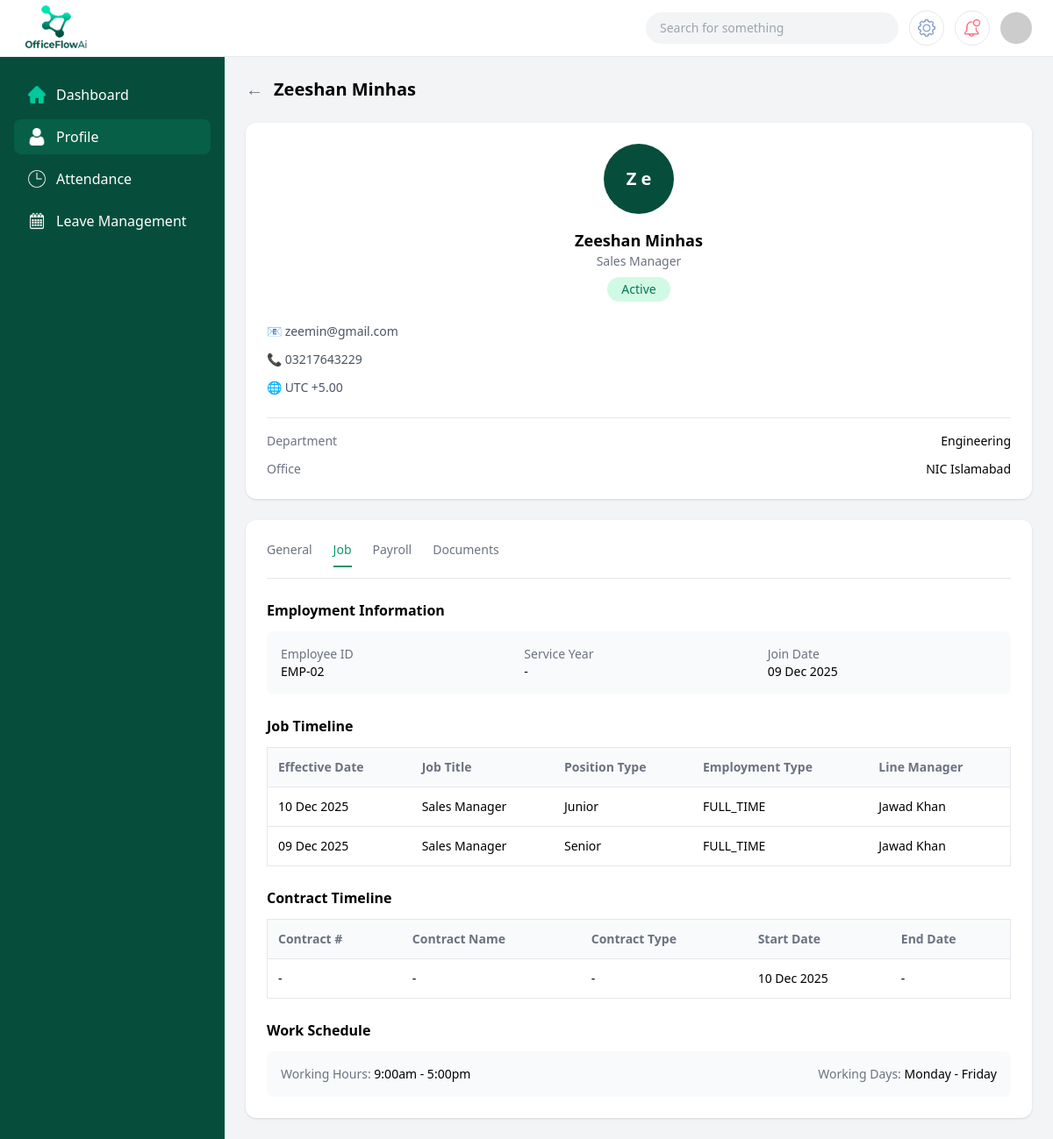
The app's page /employees/EMP-02/job/ (signed in), older data.
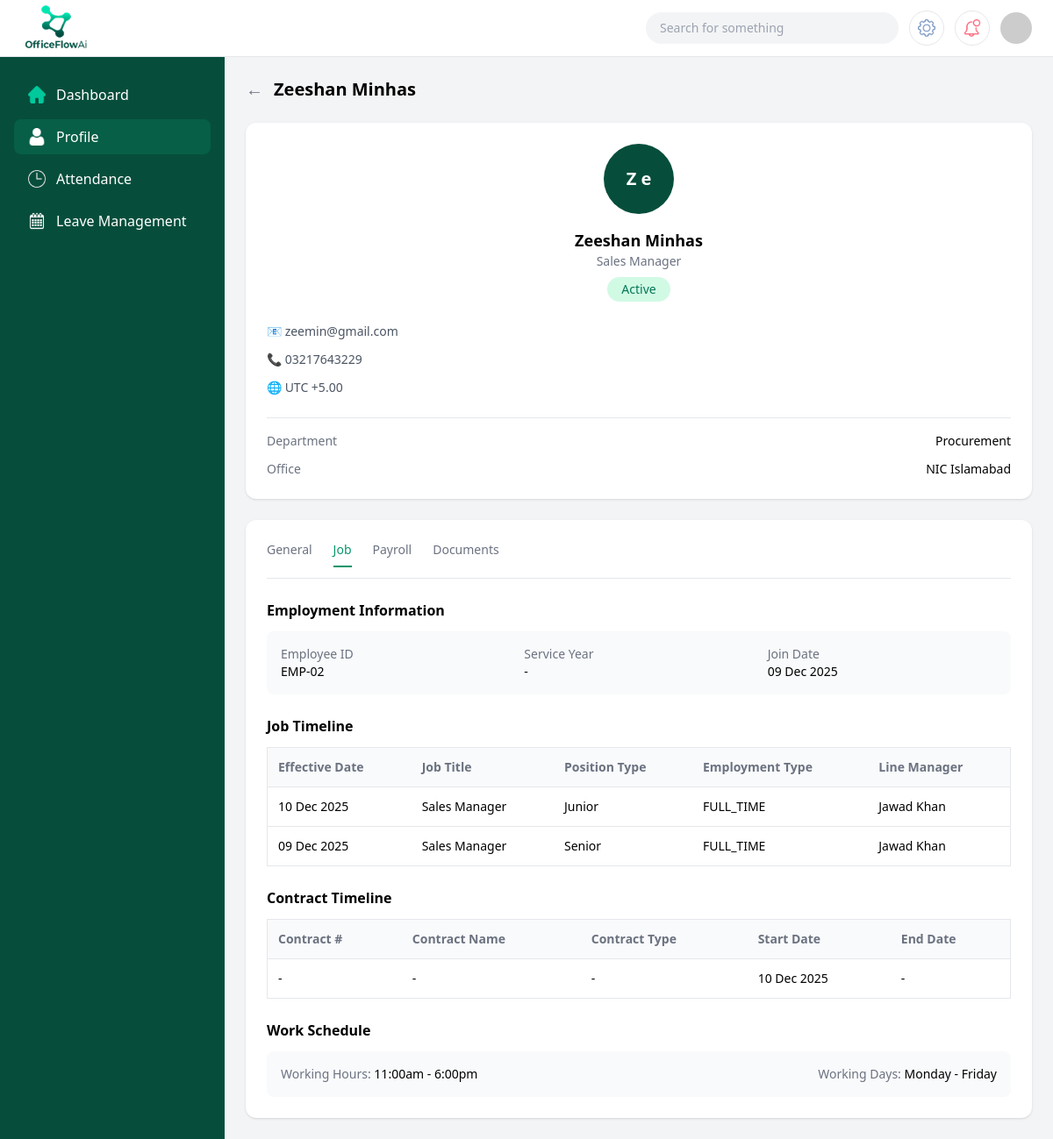
The same page, newer data.
### core/models.py (models this page shows)
class EmployeeProfile(models.Model):
    user = models.OneToOneField(User, on_delete=models.CASCADE)
    employee_id = models.CharField(max_length=20, unique=True)
    department = models.CharField(
        max_length=30,
        choices=[
            ('ENGINEERING', 'Engineering'),
            ('PROCUREMENT', 'Procurement'),
            ('FINANCE', 'Finance'),
            ('CONSTRUCTION', 'Construction'),
            ('HSE', 'HSE'),
        ]
    )
    job_title = models.CharField(max_length=100)
    office = models.CharField(max_length=100, blank=True)
    employment_type = models.CharField(
        max_length=20,
        choices=[
            ('FULL_TIME', 'Full Time'),
            ('PART_TIME', 'Part Time'),
            ('CONTRACT', 'Contract'),
        ]
    )
    status = models.CharField(
        max_length=20,
        choices=[
            ('ACTIVE', 'Active'),
            ('INACTIVE', 'Inactive'),
            ('TERMINATED', 'Terminated'),
        ],
        default='ACTIVE'
    )
    join_date = models.DateField()
    exit_date = models.DateField(null=True, blank=True)
    created_at = models.DateTimeField(auto_now_add=True)

class WorkSchedule(models.Model):
    employee = models.OneToOneField(EmployeeProfile, on_delete=models.CASCADE)
    working_hours = models.CharField(max_length=50)   # "9:00am – 5:00pm"
    working_days = models.CharField(max_length=100)   # "Mon – Fri"

class EmployeePersonalInfo(models.Model):
    employee = models.OneToOneField(EmployeeProfile, on_delete=models.CASCADE)
    full_name = models.CharField(max_length=150)
    gender = models.CharField(
        max_length=10,
        choices=[('MALE','Male'), ('FEMALE','Female'), ('OTHER','Other')]
    )
    date_of_birth = models.DateField()
    marital_status = models.CharField(max_length=20)
    email = models.EmailField()
    phone_number = models.CharField(max_length=20)
    personal_id = models.CharField(max_length=50)  # CNIC / Passport
    emergency_contact = models.CharField(max_length=20)
    timezone = models.CharField(max_length=50, default='UTC+5')

### core/views.py (the view)
def employee_job_view(request, employee_id):
    if not can_access_employee(request.user, employee_id):
        messages.error(request, "You don't have permission to access this page.")
        return redirect("login")
    employee = _get_employee_or_404(employee_id)
    job_history = JobHistory.objects.filter(employee=employee).order_by("-effective_date")
    contracts = EmploymentContract.objects.filter(employee=employee).order_by("-start_date")
    schedule = getattr(employee, "workschedule", None)
    from datetime import date
    today = date.today()
    service_years = None
    if employee.join_date:
        service_years = (today - employee.join_date).days // 365
    context = {
        "employee": employee,
        "job_history": job_history,
        "contracts": contracts,
        "schedule": schedule,
        "service_years": service_years,
    }
    return render(request, "employeePages/employee2.html", context)

### core/views.py (called while the page is built)
def can_access_employee(user, employee_id):
    if not user.is_authenticated:
        return False
    if user.is_superuser or user.groups.filter(name='HR').exists():
        return True
    try:
        profile = EmployeeProfile.objects.get(user=user)
        return profile.employee_id == employee_id
    except EmployeeProfile.DoesNotExist:
        return False

def _get_employee_or_404(employee_id: str) -> EmployeeProfile:
    return get_object_or_404(EmployeeProfile, employee_id=employee_id)

### core/templates/employeePages/employee2.html (shortened to what the changed rows need)
{% load static %}
<!DOCTYPE html>
<html lang="en">
  <head>
    <script src="https://cdn.tailwindcss.com"></script>
  </head>
  <body class="bg-gray-100">
    <div class="flex pt-16">
      <main class="flex-1 lg:ml-64 p-6">
        <div class="flex items-center gap-3 mb-6">
          <button class="text-gray-500 text-xl" onclick="history.back()">
            &#8592;
          </button>
          <h1 class="text-xl font-semibold">
            {{ employee.employeepersonalinfo.full_name }}
          </h1>
        </div>
        <div class="grid grid-cols-1 xl:grid-cols-3 gap-6">
          <div class="bg-white rounded-xl shadow p-6 self-start">
            <div class="flex flex-col items-center text-center">
              <div
                class="w-20 h-20 rounded-full flex items-center justify-center text-xl font-semibold text-white mb-4"
                style="background-color: #064e3b"
              >
                {{ employee.employeepersonalinfo.full_name|slice:":1" }}
                {{employee.employeepersonalinfo.full_name|slice:"1:2" }}
              </div>
              <h2 class="font-semibold text-lg">
                {{ employee.employeepersonalinfo.full_name }}
              </h2>
              <p class="text-sm text-gray-500">{{ employee.job_title }}</p>
              <span
                class="mt-2 px-4 py-1 text-sm bg-emerald-100 text-emerald-700 rounded-full"
              >
                {{ employee.get_status_display }}
              </span>
            </div>
            <div class="mt-6 space-y-3 text-sm text-gray-600">
              <div>📧 {{ employee.employeepersonalinfo.email }}</div>
              <div>📞 {{ employee.employeepersonalinfo.phone_number }}</div>
              <div>🌐 {{ employee.employeepersonalinfo.timezone }}</div>
            </div>
            <div class="border-t mt-6 pt-4 space-y-3 text-sm">
              <div class="flex justify-between">
                <span class="text-gray-500">Department</span>
                <span class="font-medium"
                  >{{employee.get_department_display|default:employee.department}}
                </span>
              </div>
              <div class="flex justify-between">
                <span class="text-gray-500">Office</span>
                <span class="font-medium">{{ employee.office }}</span>
              </div>
            </div>
          </div>
          <div class="xl:col-span-2 bg-white rounded-xl shadow p-6 space-y-6">
            <div>
              <div
                class="grid grid-cols-1 md:grid-cols-3 gap-4 bg-gray-50 p-4 rounded-lg text-sm"
              >
                <div>
                  <p class="text-gray-500">Employee ID</p>
                  <p class="font-medium">{{ employee.employee_id }}</p>
                </div>
                <div>
                  <p class="text-gray-500">Join Date</p>
                  <p class="font-medium">
                    {{ employee.join_date|date:'d M Y' }}
                  </p>
                </div>
              </div>
            </div>
            <div>
              <div class="overflow-x-auto">
                <table class="w-full text-sm border rounded-lg">
                  <thead class="bg-gray-50 text-gray-500">
                    <tr>
                      <th class="p-3 text-left">Effective Date</th>
                      <th class="p-3 text-left">Job Title</th>
                      <th class="p-3 text-left">Position Type</th>
                      <th class="p-3 text-left">Employment Type</th>
                      <th class="p-3 text-left">Line Manager</th>
                    </tr>
                  </thead>
                </table>
              </div>
            </div>
            <div>
              <div class="overflow-x-auto">
                <table class="w-full text-sm border rounded-lg">
                  <thead class="bg-gray-50 text-gray-500">
                    <tr>
                      <th class="p-3 text-left">Contract #</th>
                      <th class="p-3 text-left">Contract Name</th>
                      <th class="p-3 text-left">Contract Type</th>
                      <th class="p-3 text-left">Start Date</th>
                      <th class="p-3 text-left">End Date</th>
                    </tr>
                  </thead>
                </table>
              </div>
            </div>
            <div>
              <div
                class="bg-gray-50 p-4 rounded-lg text-sm flex flex-col md:flex-row md:justify-between"
              >
                <p>
                  <span class="text-gray-500">Working Hours:</span>
                  {{schedule.working_hours }}
                </p>
                <p>
                  <span class="text-gray-500">Working Days:</span>
                  {{schedule.working_days }}
                </p>
              </div>
            </div>
          </div>
        </div>
      </main>
    </div>
  </body>
</html>

Row changes from the older to the newer data that the page shows:
changed EmployeeProfile "Sales Manager": department "Engineering" → "Procurement"
changed WorkSchedule "Monday - Friday": working_hours "9:00am - 5:00pm" → "11:00am - 6:00pm"
